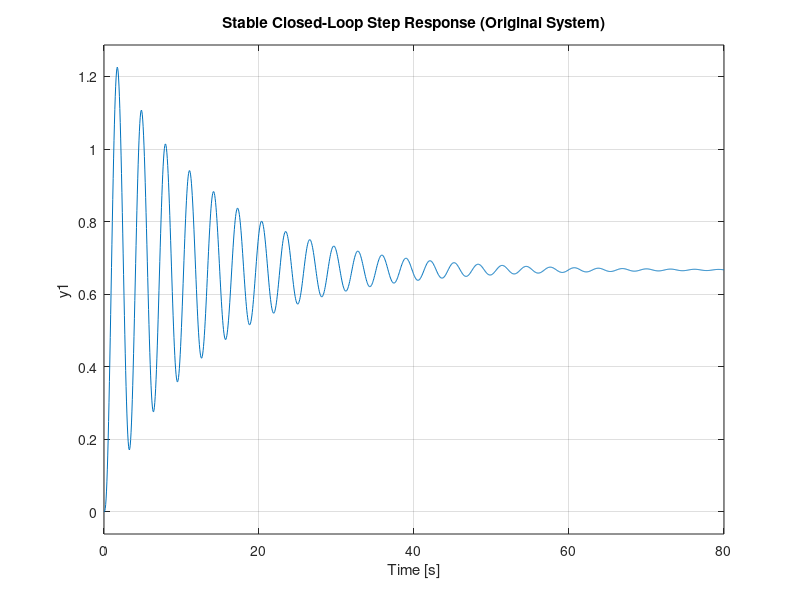
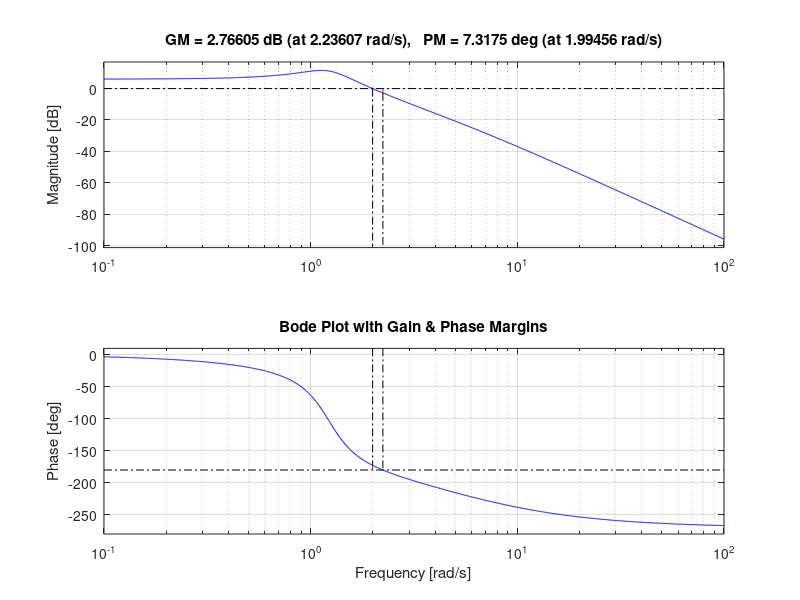

Reproduce these figures in MATLAB, in order. (Note: this script raises an error after producing the figures.)
% System Definition
clear; clc; close all;

s = tf('s');
sys_ol = 16 / (s^3 + 6*s^2 + 5*s + 8);

% Initial Stability Analysis
disp('--- Initial System Analysis ---');
sys_cl = feedback(sys_ol, 1);
poles_cl = pole(sys_cl);
disp('Initial closed-loop poles:');
disp(poles_cl);

figure;
step(sys_cl);
title('Stable Closed-Loop Step Response (Original System)');
grid on;

% Bode and Margin Calculation
disp('--- Calculating Stability Margins ---');
[Gm, Pm, Wcg, Wcp] = margin(sys_ol);

fprintf('Gain Margin (Gm): %.3f (%.2f dB)\n', Gm, 20*log10(Gm));
fprintf('Phase Margin (Pm): %.2f deg\n', Pm);
fprintf('Gain Crossover Freq (Wcg): %.3f rad/s\n', Wcg);
fprintf('Phase Crossover Freq (Wcp): %.3f rad/s\n', Wcp);

figure;
margin(sys_ol);
grid on;
title('Bode Plot with Gain & Phase Margins');

% Time Delay Analysis
pm_deg = Pm;
pm_rad = pm_deg * pi / 180;
time_delay = pm_rad / Wcp; 

s = tf('s');
delay_model = exp(-time_delay * s);
sys_ol_delayed = sys_ol * delay_model;

margin(sys_ol_delayed);

% Critical Gain Analysis
K_crit = Gm; 

sys_cl_crit = feedback(K_crit * sys_ol, 1);
sys_cl_unstable = feedback(1.69 * K_crit * sys_ol, 1); 

% Step Response Plots
figure;
step(sys_cl_crit);
title('Closed-Loop Step Response at Critical Gain (Marginally Stable)');
grid on;

figure;
step(sys_cl_unstable);
title('Closed-Loop Step Response Beyond Critical Gain (Unstable)');
grid on;
